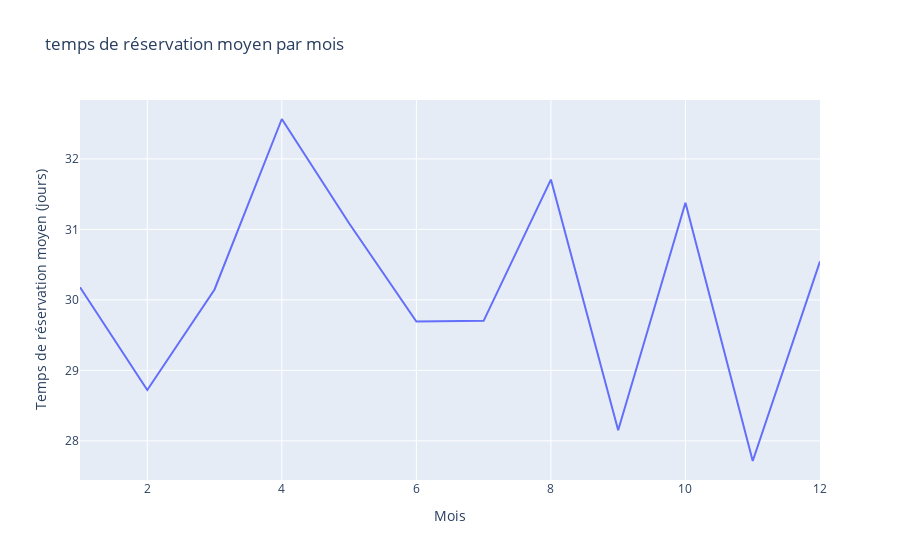

The notebook cell saved with this chart:
### Code cell
# Ajouter une colonne 'mois' au DataFrame
df['mois'] = np.random.choice(range(1, 13), 1000)

fig = px.line(df.groupby('mois')['temps_reservation'].mean().reset_index(),
              x='mois', y='temps_reservation',
              title='temps de réservation moyen par mois')
fig.update_layout(xaxis_title='Mois', yaxis_title='Temps de réservation moyen (jours)')
fig.show()

### Figure 1 — Plotly figure (JSON) as saved in the notebook; plotly's stock layout.template omitted (floating-point values rounded to 4 significant figures)
{"data": [{"hovertemplate": "mois=%{x}<br>temps_reservation=%{y}<extra></extra>", "legendgroup": "", "line": {"color": "#636efa", "dash": "solid"}, "marker": {"symbol": "circle"}, "mode": "lines", "name": "", "orientation": "v", "showlegend": false, "type": "scatter", "x": [1, 2, 3, 4, 5, 6, 7, 8, 9, 10, 11, 12], "xaxis": "x", "y": [30.18, 28.72, 30.15, 32.57, 31.09, 29.69, 29.7, 31.71, 28.15, 31.38, 27.71, 30.55], "yaxis": "y"}], "layout": {"autosize": true, "legend": {"tracegroupgap": 0}, "title": {"text": "temps de réservation moyen par mois"}, "xaxis": {"anchor": "y", "autorange": true, "domain": [0, 1], "range": [1, 12], "title": {"text": "Mois"}, "type": "linear"}, "yaxis": {"anchor": "x", "autorange": true, "domain": [0, 1], "range": [27.44, 32.84], "title": {"text": "Temps de réservation moyen (jours)"}, "type": "linear"}}}
